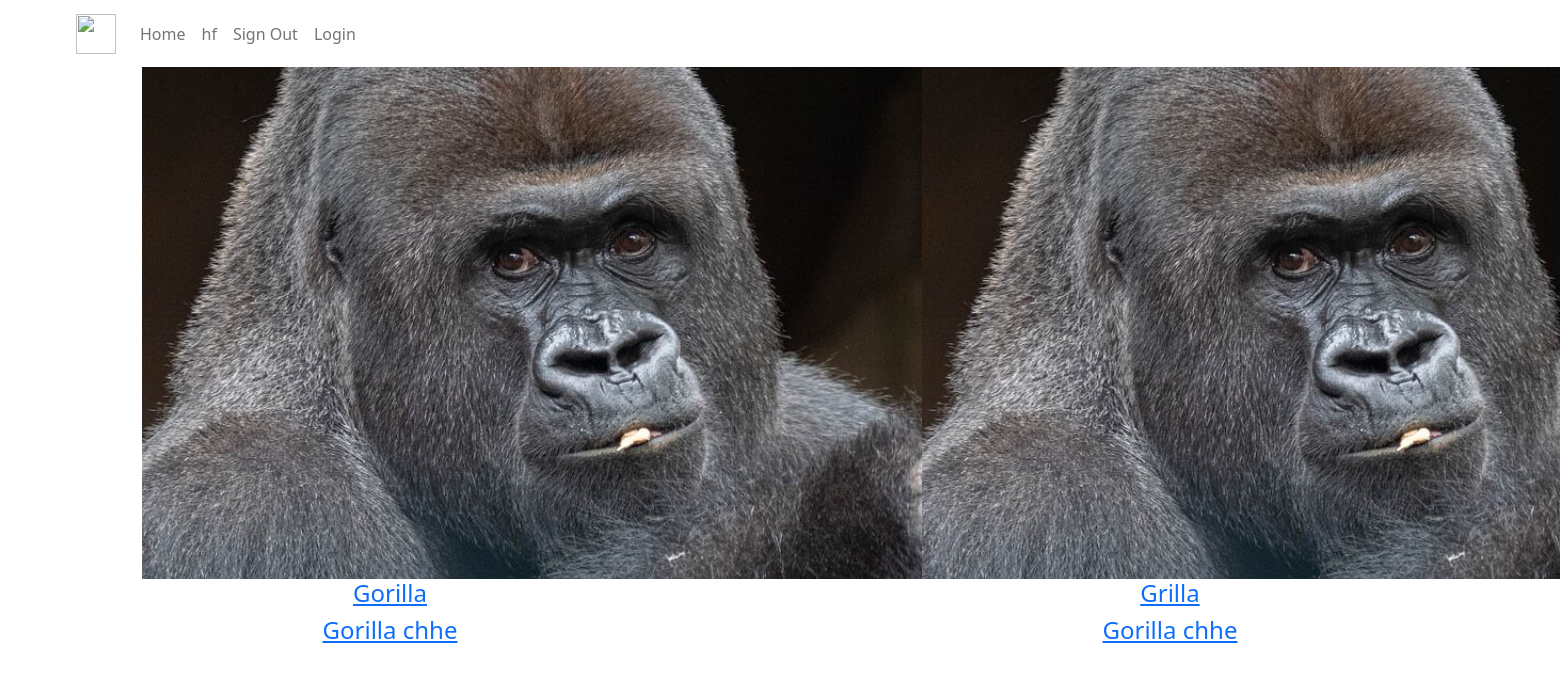
The app's page /breed.php?breed=Gorilla chhe with its own data.
### tables this page shows
CREATE TABLE `animals` (
  `animal_id` int(11) NOT NULL,
  `animal_name` varchar(30) NOT NULL,
  `come_from` varchar(30) NOT NULL,
  `picture` varchar(255) NOT NULL,
  `address` varchar(255) NOT NULL,
  `description` text DEFAULT NULL,
  `size` enum('big','medium','small') NOT NULL,
  `age` int(11) NOT NULL,
  `breed` varchar(30) NOT NULL,
  `available` int(15) NOT NULL
);

### breed.php (the view, shortened to what this page needs)
<?php
require_once 'components/db_connect.php';
$brt = $_GET["breed"];
$sql = "SELECT * FROM animals WHERE breed = '$brt'";
$result = mysqli_query($connect, $sql);
$tbody="";
if(mysqli_num_rows($result)>0){
    while($row = mysqli_fetch_assoc($result)){
        $tbody .= "
        <div class='container nsl2 col-4 nsl justify-content-center'>
          <div class='boox col-12 justify-content-center '>
                <a class='eddt' href='details.php?animal_id=".$row['animal_id']."'>
                  <img class='im-size' src='./pictures/" .$row['picture']."'>
                </a>
          </div>
          <div class='text-center nsl2'>
            <a class='eddt' href='details.php?animal_id=".$row['animal_id']."'>
              <h4>" .$row['animal_name']."</h4>
              <h4>" .$row['breed']."</h4>
            </a>
          </div>
        </div> ";
    };
}else {
    $tbody="
       <tr>
         <td> colspan='5' class='text-center'>Not Data </td>
        </tr>
    ";
}
?>
<!DOCTYPE html>
<html lang="en">
<head>
    <link rel="stylesheet" href="css/style.scss">
    <link href="https://cdn.jsdelivr.net/npm/bootstrap@5.1.3/dist/css/bootstrap.min.css" rel="stylesheet">
</head>
<body class="bbc">
  <?php require_once 'components/navigation.php' ?>
    <div id="items">
      <div class="row text-center dit justify-content-center">
        <div class="col-12 row">
           <?php echo $tbody; ?>
        </div>
      </div>
    </div>
</body>
</html>

### records on screen
animals: picture (picture), animal_name "Gorilla", breed "Gorilla chhe"
animals: picture (picture), animal_name "Grilla", breed "Gorilla chhe"
